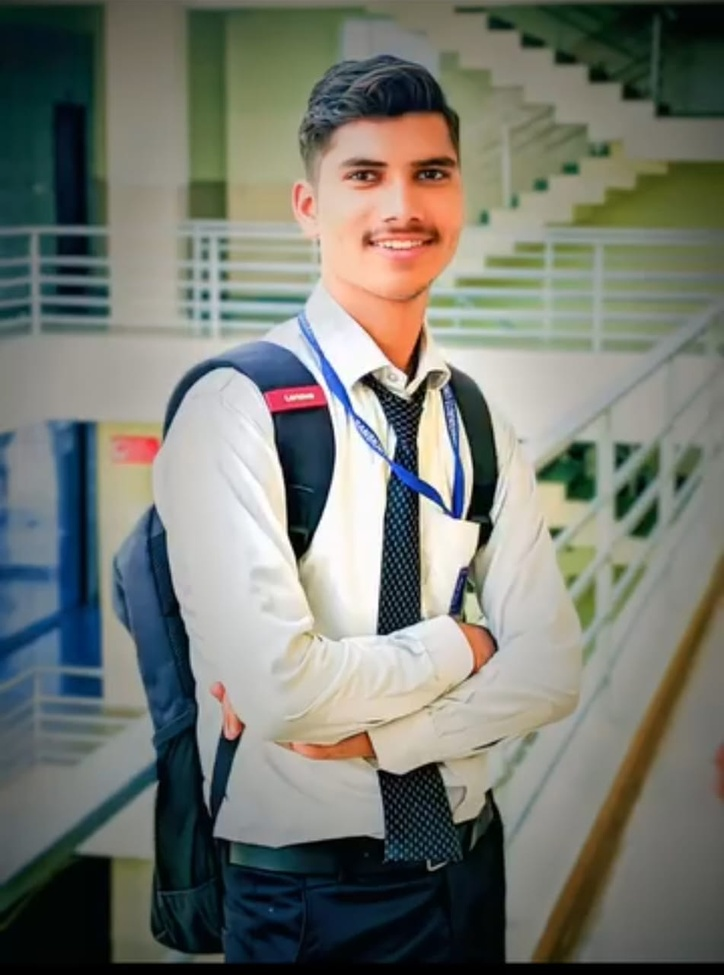
#> input picture 05_Histogram_Equalization/input.jpeg, 724 x 975 px, shrunk from 951 x 1280 before the run
$ python program.py
#> lines starting #> are read from the running program, lines starting #| are printed output that depends on the picture
import cv2
import matplotlib.pyplot as plt

image = cv2.imread('input.jpeg', 0)
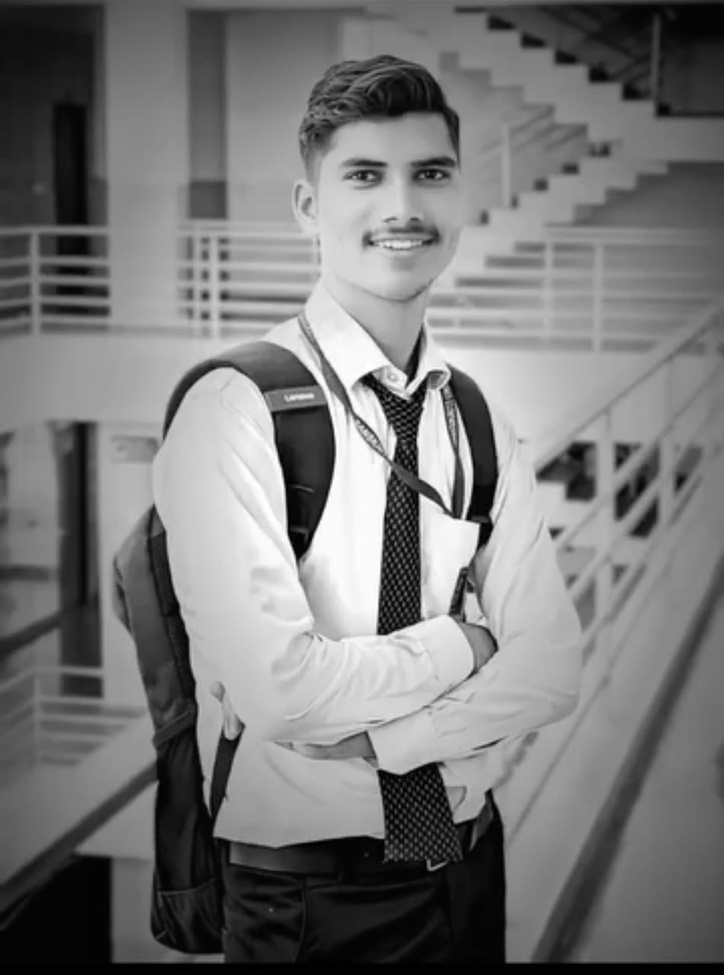
#> image: shape (975, 724); min 0, max 255, mean 119.3

if image is None:
    print("Image not found")
    exit()

equalized = cv2.equalizeHist(image)
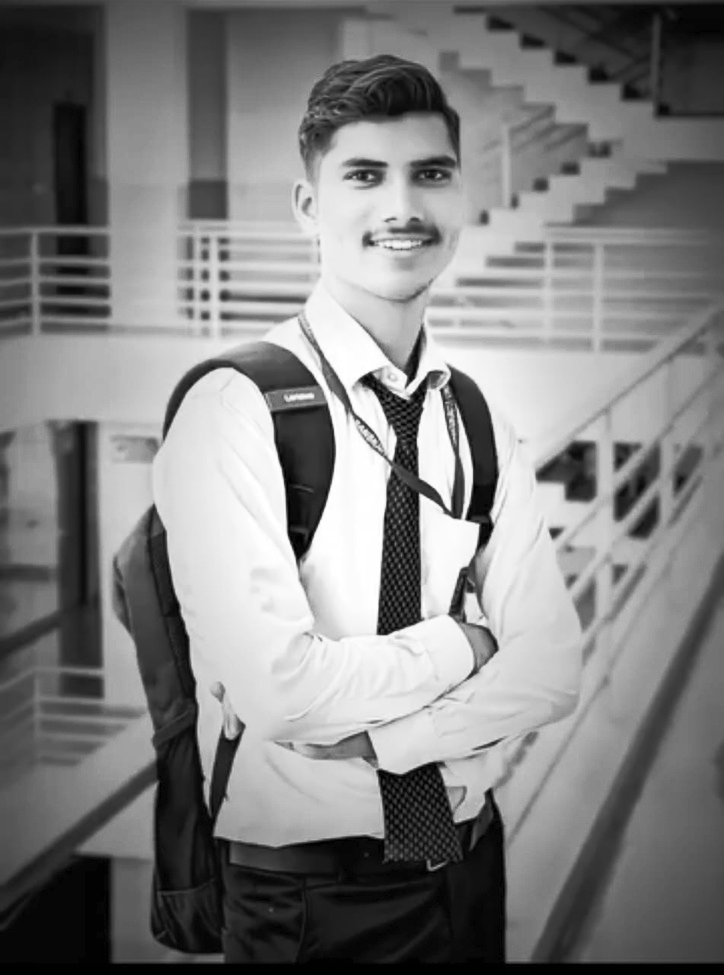
#> equalized: shape (975, 724); min 0, max 255, mean 127.2

cv2.imwrite('histogram_comparison.png', equalized)

hist1 = cv2.calcHist([image], [0], None, [256], [0, 256])
#> hist1 = 256 values, max 9699 at index 4, min 82 at index 255, mean 2757.4
hist2 = cv2.calcHist([equalized], [0], None, [256], [0, 256])
#> hist2 = 256 values, max 9699 at index 6, min 0 at index 3, mean 2757.4

plt.figure(figsize=(10, 4))

plt.subplot(1, 2, 1)
plt.plot(hist1)
plt.title("Before Equalization")
plt.xlabel("Intensity")
plt.ylabel("Frequency")

plt.subplot(1, 2, 2)
plt.plot(hist2)
plt.title("After Equalization")
plt.xlabel("Intensity")
plt.ylabel("Frequency")

plt.savefig("output.png", bbox_inches="tight")
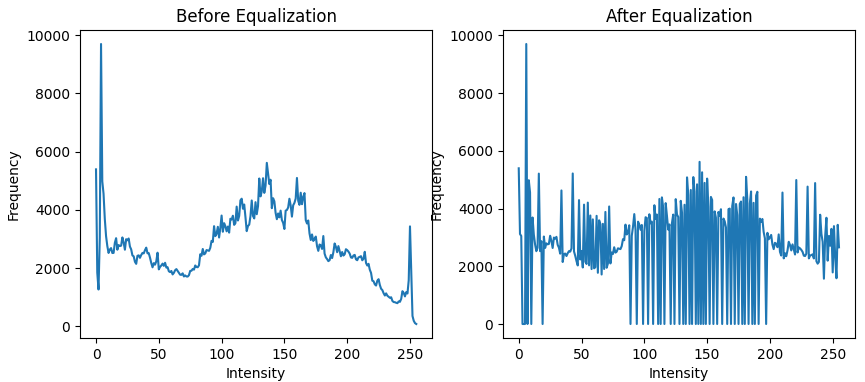
#> figure drawn by matplotlib, 2 panels; panel 1: curve peaks at x = 4, y = 9699; panel 2: curve peaks at x = 6, y = 9699

plt.close()
